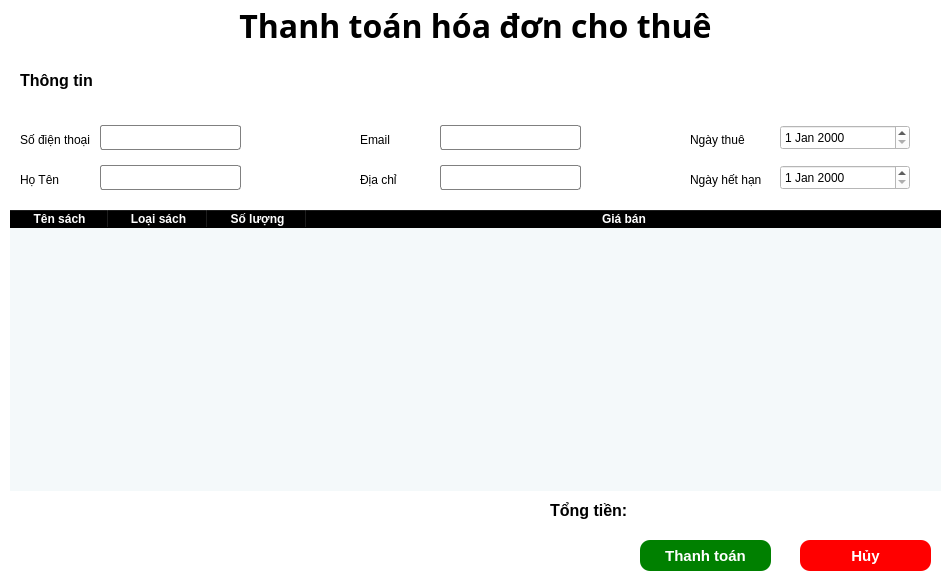
<?xml version="1.0" encoding="UTF-8"?>
<ui version="4.0">
 <class>Dialog</class>
 <widget class="QDialog" name="Dialog">
  <property name="geometry">
   <rect>
    <x>0</x>
    <y>0</y>
    <width>950</width>
    <height>580</height>
   </rect>
  </property>
  <property name="windowTitle">
   <string>Dialog</string>
  </property>
  <property name="windowIcon">
   <iconset resource="../new_resource.qrc">
    <normaloff>:/newPrefix/icons/borrow (1).png</normaloff>:/newPrefix/icons/borrow (1).png</iconset>
  </property>
  <property name="styleSheet">
   <string notr="true">background-color: #fff;
color:#000;</string>
  </property>
  <widget class="QLabel" name="label_3">
   <property name="geometry">
    <rect>
     <x>20</x>
     <y>70</y>
     <width>151</width>
     <height>21</height>
    </rect>
   </property>
   <property name="font">
    <font>
     <family>Segoe UI</family>
     <pointsize>12</pointsize>
     <weight>75</weight>
     <bold>true</bold>
    </font>
   </property>
   <property name="text">
    <string>Thông tin</string>
   </property>
  </widget>
  <widget class="QWidget" name="widget" native="true">
   <property name="geometry">
    <rect>
     <x>10</x>
     <y>120</y>
     <width>241</width>
     <height>81</height>
    </rect>
   </property>
   <property name="styleSheet">
    <string notr="true">QLineEdit, QComboBox{
	border: 1px solid gray;
	border-radius: 3px;

}
</string>
   </property>
   <widget class="QLabel" name="label_5">
    <property name="geometry">
     <rect>
      <x>10</x>
      <y>10</y>
      <width>81</width>
      <height>20</height>
     </rect>
    </property>
    <property name="text">
     <string>Số điện thoại</string>
    </property>
   </widget>
   <widget class="QLineEdit" name="sdt">
    <property name="geometry">
     <rect>
      <x>90</x>
      <y>5</y>
      <width>141</width>
      <height>25</height>
     </rect>
    </property>
    <property name="styleSheet">
     <string notr="true"/>
    </property>
   </widget>
   <widget class="QLabel" name="label_6">
    <property name="geometry">
     <rect>
      <x>10</x>
      <y>50</y>
      <width>81</width>
      <height>20</height>
     </rect>
    </property>
    <property name="text">
     <string>Họ Tên</string>
    </property>
   </widget>
   <widget class="QLineEdit" name="ten">
    <property name="geometry">
     <rect>
      <x>90</x>
      <y>45</y>
      <width>141</width>
      <height>25</height>
     </rect>
    </property>
    <property name="styleSheet">
     <string notr="true"/>
    </property>
   </widget>
  </widget>
  <widget class="QWidget" name="widget_2" native="true">
   <property name="geometry">
    <rect>
     <x>350</x>
     <y>120</y>
     <width>241</width>
     <height>81</height>
    </rect>
   </property>
   <property name="styleSheet">
    <string notr="true">QLineEdit, QComboBox{
	border: 1px solid gray;
	border-radius: 3px;

}
</string>
   </property>
   <widget class="QLabel" name="label_9">
    <property name="geometry">
     <rect>
      <x>10</x>
      <y>10</y>
      <width>81</width>
      <height>20</height>
     </rect>
    </property>
    <property name="text">
     <string>Email</string>
    </property>
   </widget>
   <widget class="QLineEdit" name="email">
    <property name="geometry">
     <rect>
      <x>90</x>
      <y>5</y>
      <width>141</width>
      <height>25</height>
     </rect>
    </property>
    <property name="styleSheet">
     <string notr="true"/>
    </property>
   </widget>
   <widget class="QLabel" name="label_10">
    <property name="geometry">
     <rect>
      <x>10</x>
      <y>50</y>
      <width>81</width>
      <height>20</height>
     </rect>
    </property>
    <property name="text">
     <string>Địa chỉ</string>
    </property>
   </widget>
   <widget class="QLineEdit" name="diachi">
    <property name="geometry">
     <rect>
      <x>90</x>
      <y>45</y>
      <width>141</width>
      <height>25</height>
     </rect>
    </property>
    <property name="styleSheet">
     <string notr="true"/>
    </property>
   </widget>
  </widget>
  <widget class="QWidget" name="widget_3" native="true">
   <property name="geometry">
    <rect>
     <x>680</x>
     <y>120</y>
     <width>241</width>
     <height>81</height>
    </rect>
   </property>
   <property name="styleSheet">
    <string notr="true">QLineEdit, QComboBox{
	border: 1px solid gray;
	border-radius: 3px;

}
</string>
   </property>
   <widget class="QLabel" name="label_13">
    <property name="geometry">
     <rect>
      <x>10</x>
      <y>10</y>
      <width>81</width>
      <height>20</height>
     </rect>
    </property>
    <property name="text">
     <string>Ngày thuê</string>
    </property>
   </widget>
   <widget class="QLabel" name="label_14">
    <property name="geometry">
     <rect>
      <x>10</x>
      <y>50</y>
      <width>81</width>
      <height>20</height>
     </rect>
    </property>
    <property name="text">
     <string>Ngày hết hạn</string>
    </property>
   </widget>
   <widget class="QDateEdit" name="ngaythue">
    <property name="geometry">
     <rect>
      <x>100</x>
      <y>5</y>
      <width>130</width>
      <height>25</height>
     </rect>
    </property>
   </widget>
   <widget class="QDateEdit" name="ngayhh">
    <property name="geometry">
     <rect>
      <x>100</x>
      <y>45</y>
      <width>130</width>
      <height>25</height>
     </rect>
    </property>
   </widget>
  </widget>
  <widget class="QTableWidget" name="hdt_table">
   <property name="geometry">
    <rect>
     <x>10</x>
     <y>210</y>
     <width>931</width>
     <height>281</height>
    </rect>
   </property>
   <property name="styleSheet">
    <string notr="true">QHeaderView::section{
	font-weight: bold;
	background-color: black;
	color: white;
}
QTableWidget{
	border: none;
	background-color:#F4F9FA;
}</string>
   </property>
   <property name="alternatingRowColors">
    <bool>true</bool>
   </property>
   <attribute name="horizontalHeaderDefaultSectionSize">
    <number>99</number>
   </attribute>
   <attribute name="horizontalHeaderStretchLastSection">
    <bool>true</bool>
   </attribute>
   <column>
    <property name="text">
     <string>Tên sách</string>
    </property>
   </column>
   <column>
    <property name="text">
     <string>Loại sách</string>
    </property>
   </column>
   <column>
    <property name="text">
     <string>Số lượng</string>
    </property>
   </column>
   <column>
    <property name="text">
     <string>Giá bán</string>
    </property>
   </column>
  </widget>
  <widget class="QLabel" name="tongtien">
   <property name="geometry">
    <rect>
     <x>550</x>
     <y>500</y>
     <width>381</width>
     <height>21</height>
    </rect>
   </property>
   <property name="font">
    <font>
     <family>Segoe UI</family>
     <pointsize>12</pointsize>
     <weight>75</weight>
     <bold>true</bold>
    </font>
   </property>
   <property name="text">
    <string>Tổng tiền: </string>
   </property>
  </widget>
  <widget class="QPushButton" name="btn_thanhtoan">
   <property name="geometry">
    <rect>
     <x>640</x>
     <y>540</y>
     <width>131</width>
     <height>31</height>
    </rect>
   </property>
   <property name="styleSheet">
    <string notr="true">background-color: green;
color: #fff ;
border:none;
border-radius: 10px;
font-size:15px;
font-weight: bold;
</string>
   </property>
   <property name="text">
    <string>Thanh toán</string>
   </property>
   <property name="icon">
    <iconset resource="../new_resource.qrc">
     <normaloff>:/newPrefix/icons/borrow (1).png</normaloff>:/newPrefix/icons/borrow (1).png</iconset>
   </property>
  </widget>
  <widget class="QPushButton" name="btn_huy">
   <property name="geometry">
    <rect>
     <x>800</x>
     <y>540</y>
     <width>131</width>
     <height>31</height>
    </rect>
   </property>
   <property name="styleSheet">
    <string notr="true">background-color: red;
color: #fff ;
border:none;
border-radius: 10px;
font-size:15px;
font-weight: bold;
</string>
   </property>
   <property name="text">
    <string>Hủy</string>
   </property>
   <property name="icon">
    <iconset resource="../new_resource.qrc">
     <normaloff>:/newPrefix/icons/exitLS.png</normaloff>:/newPrefix/icons/exitLS.png</iconset>
   </property>
  </widget>
  <widget class="QWidget" name="verticalLayoutWidget">
   <property name="geometry">
    <rect>
     <x>0</x>
     <y>0</y>
     <width>951</width>
     <height>51</height>
    </rect>
   </property>
   <layout class="QVBoxLayout" name="verticalLayout">
    <item>
     <widget class="QLabel" name="label">
      <property name="font">
       <font>
        <family>Bahnschrift</family>
        <pointsize>24</pointsize>
        <weight>75</weight>
        <bold>true</bold>
       </font>
      </property>
      <property name="text">
       <string>Thanh toán hóa đơn cho thuê</string>
      </property>
      <property name="alignment">
       <set>Qt::AlignCenter</set>
      </property>
     </widget>
    </item>
   </layout>
  </widget>
 </widget>
 <resources>
  <include location="../new_resource.qrc"/>
 </resources>
 <connections/>
</ui>
